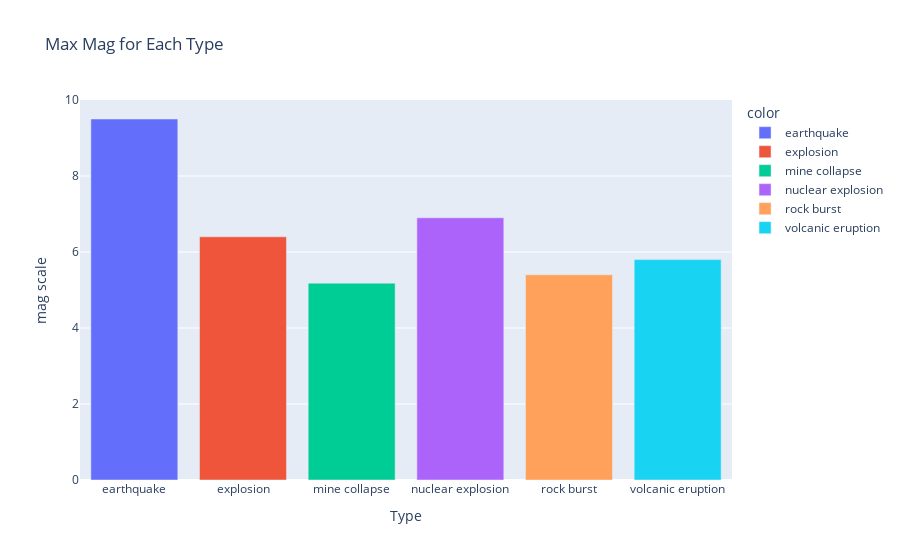

The notebook cell saved with this chart:
### Code cell
fig=px.bar(x=df.groupby('type')['mag'].max().index,y=df.groupby('type')['mag'].max().values,color=df.groupby('type')['mag'].max().index,title='Max Mag for Each Type')
fig.update_layout(
    xaxis_title='Type',
    yaxis_title='mag scale'
)
fig.show()

### Figure 1 — Plotly figure (JSON) as saved in the notebook; plotly's stock layout.template omitted (floating-point values rounded to 4 significant figures)
{"data": [{"alignmentgroup": "True", "hovertemplate": "color=earthquake<br>x=%{x}<br>y=%{y}<extra></extra>", "legendgroup": "earthquake", "marker": {"color": "#636efa", "pattern": {"shape": ""}}, "name": "earthquake", "offsetgroup": "earthquake", "orientation": "v", "showlegend": true, "textposition": "auto", "type": "bar", "x": ["earthquake"], "xaxis": "x", "y": [9.5], "yaxis": "y"}, {"alignmentgroup": "True", "hovertemplate": "color=explosion<br>x=%{x}<br>y=%{y}<extra></extra>", "legendgroup": "explosion", "marker": {"color": "#EF553B", "pattern": {"shape": ""}}, "name": "explosion", "offsetgroup": "explosion", "orientation": "v", "showlegend": true, "textposition": "auto", "type": "bar", "x": ["explosion"], "xaxis": "x", "y": [6.4], "yaxis": "y"}, {"alignmentgroup": "True", "hovertemplate": "color=mine collapse<br>x=%{x}<br>y=%{y}<extra></extra>", "legendgroup": "mine collapse", "marker": {"color": "#00cc96", "pattern": {"shape": ""}}, "name": "mine collapse", "offsetgroup": "mine collapse", "orientation": "v", "showlegend": true, "textposition": "auto", "type": "bar", "x": ["mine collapse"], "xaxis": "x", "y": [5.18], "yaxis": "y"}, {"alignmentgroup": "True", "hovertemplate": "color=nuclear explosion<br>x=%{x}<br>y=%{y}<extra></extra>", "legendgroup": "nuclear explosion", "marker": {"color": "#ab63fa", "pattern": {"shape": ""}}, "name": "nuclear explosion", "offsetgroup": "nuclear explosion", "orientation": "v", "showlegend": true, "textposition": "auto", "type": "bar", "x": ["nuclear explosion"], "xaxis": "x", "y": [6.9], "yaxis": "y"}, {"alignmentgroup": "True", "hovertemplate": "color=rock burst<br>x=%{x}<br>y=%{y}<extra></extra>", "legendgroup": "rock burst", "marker": {"color": "#FFA15A", "pattern": {"shape": ""}}, "name": "rock burst", "offsetgroup": "rock burst", "orientation": "v", "showlegend": true, "textposition": "auto", "type": "bar", "x": ["rock burst"], "xaxis": "x", "y": [5.4], "yaxis": "y"}, {"alignmentgroup": "True", "hovertemplate": "color=volcanic eruption<br>x=%{x}<br>y=%{y}<extra></extra>", "legendgroup": "volcanic eruption", "marker": {"color": "#19d3f3", "pattern": {"shape": ""}}, "name": "volcanic eruption", "offsetgroup": "volcanic eruption", "orientation": "v", "showlegend": true, "textposition": "auto", "type": "bar", "x": ["volcanic eruption"], "xaxis": "x", "y": [5.8], "yaxis": "y"}], "layout": {"barmode": "relative", "legend": {"title": {"text": "color"}, "tracegroupgap": 0}, "title": {"text": "Max Mag for Each Type"}, "xaxis": {"anchor": "y", "domain": [0, 1], "title": {"text": "Type"}}, "yaxis": {"anchor": "x", "domain": [0, 1], "title": {"text": "mag scale"}}}}
